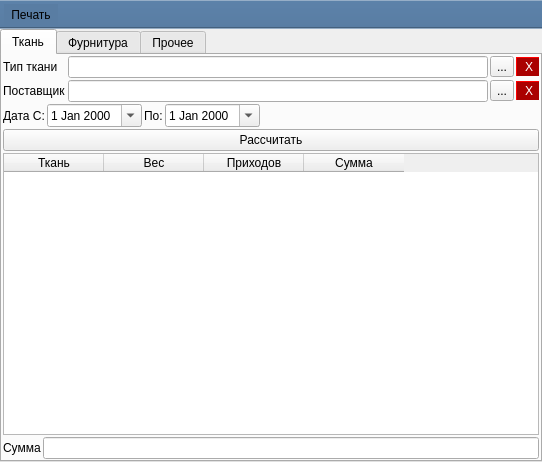
<?xml version="1.0" encoding="UTF-8"?>
<ui version="4.0">
 <class>MainWindow</class>
 <widget class="QMainWindow" name="MainWindow">
  <property name="geometry">
   <rect>
    <x>0</x>
    <y>0</y>
    <width>542</width>
    <height>462</height>
   </rect>
  </property>
  <property name="windowTitle">
   <string>Отчет по приходам</string>
  </property>
  <property name="styleSheet">
   <string notr="true">background: linear-gradient(to top, #fefcea, #f1da36);</string>
  </property>
  <widget class="QWidget" name="centralwidget">
   <layout class="QGridLayout" name="gridLayout">
    <property name="leftMargin">
     <number>0</number>
    </property>
    <property name="topMargin">
     <number>0</number>
    </property>
    <property name="rightMargin">
     <number>0</number>
    </property>
    <property name="bottomMargin">
     <number>0</number>
    </property>
    <property name="spacing">
     <number>0</number>
    </property>
    <item row="0" column="0">
     <widget class="QTabWidget" name="tabWidget">
      <property name="currentIndex">
       <number>0</number>
      </property>
      <widget class="QWidget" name="tab">
       <attribute name="title">
        <string>Ткань</string>
       </attribute>
       <layout class="QGridLayout" name="gridLayout_3">
        <property name="leftMargin">
         <number>1</number>
        </property>
        <property name="topMargin">
         <number>1</number>
        </property>
        <property name="rightMargin">
         <number>1</number>
        </property>
        <property name="bottomMargin">
         <number>1</number>
        </property>
        <property name="spacing">
         <number>2</number>
        </property>
        <item row="0" column="0">
         <layout class="QGridLayout" name="gridLayout_2">
          <item row="1" column="1">
           <layout class="QHBoxLayout" name="horizontalLayout_2">
            <item>
             <widget class="QLineEdit" name="le_material_provider">
              <property name="readOnly">
               <bool>true</bool>
              </property>
             </widget>
            </item>
            <item>
             <widget class="QToolButton" name="toolButton_2">
              <property name="text">
               <string>...</string>
              </property>
             </widget>
            </item>
            <item>
             <widget class="QToolButton" name="toolButton_11">
              <property name="styleSheet">
               <string notr="true">background-color: rgb(170, 0, 0);
color: rgb(255, 255, 255);
border-style: outset;
border-width: 1px;
border-color: rgb(170, 0, 0);
</string>
              </property>
              <property name="text">
               <string> X</string>
              </property>
             </widget>
            </item>
           </layout>
          </item>
          <item row="0" column="0">
           <widget class="QLabel" name="label">
            <property name="text">
             <string>Тип ткани</string>
            </property>
           </widget>
          </item>
          <item row="2" column="0" colspan="2">
           <layout class="QHBoxLayout" name="horizontalLayout_3">
            <item>
             <widget class="QLabel" name="label_3">
              <property name="text">
               <string>Дата С:</string>
              </property>
             </widget>
            </item>
            <item>
             <widget class="QDateEdit" name="de_material_from">
              <property name="calendarPopup">
               <bool>true</bool>
              </property>
             </widget>
            </item>
            <item>
             <widget class="QLabel" name="label_4">
              <property name="text">
               <string>По:</string>
              </property>
             </widget>
            </item>
            <item>
             <widget class="QDateEdit" name="de_material_to">
              <property name="calendarPopup">
               <bool>true</bool>
              </property>
             </widget>
            </item>
            <item>
             <spacer name="horizontalSpacer">
              <property name="orientation">
               <enum>Qt::Horizontal</enum>
              </property>
              <property name="sizeHint" stdset="0">
               <size>
                <width>40</width>
                <height>20</height>
               </size>
              </property>
             </spacer>
            </item>
           </layout>
          </item>
          <item row="0" column="1">
           <layout class="QHBoxLayout" name="horizontalLayout">
            <item>
             <widget class="QLineEdit" name="le_material_type">
              <property name="readOnly">
               <bool>true</bool>
              </property>
             </widget>
            </item>
            <item>
             <widget class="QToolButton" name="toolButton">
              <property name="text">
               <string>...</string>
              </property>
             </widget>
            </item>
            <item>
             <widget class="QToolButton" name="toolButton_10">
              <property name="styleSheet">
               <string notr="true">background-color: rgb(170, 0, 0);
color: rgb(255, 255, 255);
border-style: outset;
border-width: 1px;
border-color: rgb(170, 0, 0);
</string>
              </property>
              <property name="text">
               <string> X</string>
              </property>
             </widget>
            </item>
           </layout>
          </item>
          <item row="1" column="0">
           <widget class="QLabel" name="label_2">
            <property name="text">
             <string>Поставщик</string>
            </property>
           </widget>
          </item>
          <item row="3" column="0" colspan="2">
           <widget class="QPushButton" name="pushButton">
            <property name="text">
             <string>Рассчитать</string>
            </property>
           </widget>
          </item>
         </layout>
        </item>
        <item row="4" column="0">
         <layout class="QHBoxLayout" name="horizontalLayout_8">
          <item>
           <widget class="QLabel" name="label_9">
            <property name="text">
             <string>Сумма</string>
            </property>
           </widget>
          </item>
          <item>
           <widget class="QLineEdit" name="le_material_sum">
            <property name="readOnly">
             <bool>true</bool>
            </property>
           </widget>
          </item>
         </layout>
        </item>
        <item row="3" column="0">
         <widget class="QTableWidget" name="tw_material">
          <property name="editTriggers">
           <set>QAbstractItemView::NoEditTriggers</set>
          </property>
          <property name="selectionBehavior">
           <enum>QAbstractItemView::SelectRows</enum>
          </property>
          <property name="sortingEnabled">
           <bool>true</bool>
          </property>
          <attribute name="verticalHeaderVisible">
           <bool>false</bool>
          </attribute>
          <attribute name="verticalHeaderDefaultSectionSize">
           <number>20</number>
          </attribute>
          <attribute name="verticalHeaderMinimumSectionSize">
           <number>18</number>
          </attribute>
          <column>
           <property name="text">
            <string>Ткань</string>
           </property>
          </column>
          <column>
           <property name="text">
            <string>Вес</string>
           </property>
          </column>
          <column>
           <property name="text">
            <string>Приходов</string>
           </property>
          </column>
          <column>
           <property name="text">
            <string>Сумма</string>
           </property>
          </column>
         </widget>
        </item>
       </layout>
      </widget>
      <widget class="QWidget" name="tab_2">
       <attribute name="title">
        <string>Фурнитура</string>
       </attribute>
       <layout class="QGridLayout" name="gridLayout_5">
        <property name="leftMargin">
         <number>1</number>
        </property>
        <property name="topMargin">
         <number>1</number>
        </property>
        <property name="rightMargin">
         <number>1</number>
        </property>
        <property name="bottomMargin">
         <number>1</number>
        </property>
        <property name="spacing">
         <number>2</number>
        </property>
        <item row="1" column="0">
         <widget class="QTableWidget" name="tw_accessories">
          <property name="editTriggers">
           <set>QAbstractItemView::NoEditTriggers</set>
          </property>
          <property name="selectionBehavior">
           <enum>QAbstractItemView::SelectRows</enum>
          </property>
          <property name="sortingEnabled">
           <bool>true</bool>
          </property>
          <attribute name="verticalHeaderVisible">
           <bool>false</bool>
          </attribute>
          <attribute name="verticalHeaderDefaultSectionSize">
           <number>20</number>
          </attribute>
          <attribute name="verticalHeaderMinimumSectionSize">
           <number>18</number>
          </attribute>
          <column>
           <property name="text">
            <string>Фурнитура</string>
           </property>
          </column>
          <column>
           <property name="text">
            <string>Кол-во</string>
           </property>
          </column>
          <column>
           <property name="text">
            <string>Приходов</string>
           </property>
          </column>
          <column>
           <property name="text">
            <string>Сумма</string>
           </property>
          </column>
         </widget>
        </item>
        <item row="0" column="0">
         <layout class="QGridLayout" name="gridLayout_4">
          <item row="0" column="0">
           <widget class="QLabel" name="label_5">
            <property name="text">
             <string>Тип фурнитуры</string>
            </property>
           </widget>
          </item>
          <item row="1" column="0">
           <widget class="QLabel" name="label_6">
            <property name="text">
             <string>Поставщик</string>
            </property>
           </widget>
          </item>
          <item row="1" column="1">
           <layout class="QHBoxLayout" name="horizontalLayout_4">
            <item>
             <widget class="QLineEdit" name="le_accessories_provider">
              <property name="readOnly">
               <bool>true</bool>
              </property>
             </widget>
            </item>
            <item>
             <widget class="QToolButton" name="toolButton_3">
              <property name="text">
               <string>...</string>
              </property>
             </widget>
            </item>
            <item>
             <widget class="QToolButton" name="toolButton_12">
              <property name="styleSheet">
               <string notr="true">background-color: rgb(170, 0, 0);
color: rgb(255, 255, 255);
border-style: outset;
border-width: 1px;
border-color: rgb(170, 0, 0);
</string>
              </property>
              <property name="text">
               <string> X</string>
              </property>
             </widget>
            </item>
           </layout>
          </item>
          <item row="0" column="1">
           <layout class="QHBoxLayout" name="horizontalLayout_5">
            <item>
             <widget class="QLineEdit" name="le_accessories_type">
              <property name="dragEnabled">
               <bool>false</bool>
              </property>
              <property name="readOnly">
               <bool>true</bool>
              </property>
             </widget>
            </item>
            <item>
             <widget class="QToolButton" name="toolButton_4">
              <property name="text">
               <string>...</string>
              </property>
             </widget>
            </item>
            <item>
             <widget class="QToolButton" name="toolButton_13">
              <property name="styleSheet">
               <string notr="true">background-color: rgb(170, 0, 0);
color: rgb(255, 255, 255);
border-style: outset;
border-width: 1px;
border-color: rgb(170, 0, 0);
</string>
              </property>
              <property name="text">
               <string> X</string>
              </property>
             </widget>
            </item>
           </layout>
          </item>
          <item row="2" column="0" colspan="2">
           <layout class="QHBoxLayout" name="horizontalLayout_6">
            <item>
             <widget class="QLabel" name="label_7">
              <property name="text">
               <string>Дата С:</string>
              </property>
             </widget>
            </item>
            <item>
             <widget class="QDateEdit" name="de_accessories_from">
              <property name="calendarPopup">
               <bool>true</bool>
              </property>
             </widget>
            </item>
            <item>
             <widget class="QLabel" name="label_8">
              <property name="text">
               <string>По:</string>
              </property>
             </widget>
            </item>
            <item>
             <widget class="QDateEdit" name="de_accessories_to">
              <property name="calendarPopup">
               <bool>true</bool>
              </property>
             </widget>
            </item>
            <item>
             <spacer name="horizontalSpacer_2">
              <property name="orientation">
               <enum>Qt::Horizontal</enum>
              </property>
              <property name="sizeHint" stdset="0">
               <size>
                <width>40</width>
                <height>20</height>
               </size>
              </property>
             </spacer>
            </item>
           </layout>
          </item>
          <item row="3" column="0" colspan="2">
           <widget class="QPushButton" name="pushButton_2">
            <property name="text">
             <string>Рассчитать</string>
            </property>
           </widget>
          </item>
         </layout>
        </item>
        <item row="2" column="0">
         <layout class="QHBoxLayout" name="horizontalLayout_10">
          <item>
           <widget class="QLabel" name="label_13">
            <property name="text">
             <string>Сумма</string>
            </property>
           </widget>
          </item>
          <item>
           <widget class="QLineEdit" name="le_accessories_sum">
            <property name="readOnly">
             <bool>true</bool>
            </property>
           </widget>
          </item>
         </layout>
        </item>
       </layout>
      </widget>
      <widget class="QWidget" name="tab_3">
       <attribute name="title">
        <string>Прочее</string>
       </attribute>
       <layout class="QGridLayout" name="gridLayout_7">
        <property name="leftMargin">
         <number>1</number>
        </property>
        <property name="topMargin">
         <number>1</number>
        </property>
        <property name="rightMargin">
         <number>1</number>
        </property>
        <property name="bottomMargin">
         <number>1</number>
        </property>
        <property name="spacing">
         <number>2</number>
        </property>
        <item row="0" column="0">
         <layout class="QGridLayout" name="gridLayout_6">
          <item row="1" column="0" colspan="2">
           <layout class="QHBoxLayout" name="horizontalLayout_9">
            <item>
             <widget class="QLabel" name="label_11">
              <property name="text">
               <string>Дата С:</string>
              </property>
             </widget>
            </item>
            <item>
             <widget class="QDateEdit" name="de_comparing_from">
              <property name="calendarPopup">
               <bool>true</bool>
              </property>
             </widget>
            </item>
            <item>
             <widget class="QLabel" name="label_12">
              <property name="text">
               <string>По:</string>
              </property>
             </widget>
            </item>
            <item>
             <widget class="QDateEdit" name="de_comparing_to">
              <property name="calendarPopup">
               <bool>true</bool>
              </property>
             </widget>
            </item>
            <item>
             <spacer name="horizontalSpacer_3">
              <property name="orientation">
               <enum>Qt::Horizontal</enum>
              </property>
              <property name="sizeHint" stdset="0">
               <size>
                <width>40</width>
                <height>20</height>
               </size>
              </property>
             </spacer>
            </item>
            <item>
             <widget class="QLabel" name="label_15">
              <property name="text">
               <string>Затраты на :</string>
              </property>
             </widget>
            </item>
            <item>
             <widget class="QCheckBox" name="cb_material_on">
              <property name="text">
               <string>Ткань</string>
              </property>
             </widget>
            </item>
            <item>
             <widget class="QCheckBox" name="cb_accessories_on">
              <property name="text">
               <string>Фурнитуру</string>
              </property>
             </widget>
            </item>
           </layout>
          </item>
          <item row="0" column="1">
           <layout class="QHBoxLayout" name="horizontalLayout_7">
            <item>
             <widget class="QLineEdit" name="le_comparing_type">
              <property name="readOnly">
               <bool>true</bool>
              </property>
             </widget>
            </item>
            <item>
             <widget class="QToolButton" name="toolButton_5">
              <property name="text">
               <string>...</string>
              </property>
             </widget>
            </item>
            <item>
             <widget class="QToolButton" name="toolButton_14">
              <property name="styleSheet">
               <string notr="true">background-color: rgb(170, 0, 0);
color: rgb(255, 255, 255);
border-style: outset;
border-width: 1px;
border-color: rgb(170, 0, 0);
</string>
              </property>
              <property name="text">
               <string> X</string>
              </property>
             </widget>
            </item>
           </layout>
          </item>
          <item row="0" column="0">
           <widget class="QLabel" name="label_10">
            <property name="text">
             <string>Тип затрат</string>
            </property>
           </widget>
          </item>
          <item row="2" column="0" colspan="2">
           <widget class="QPushButton" name="pushButton_3">
            <property name="text">
             <string>Рассчитать</string>
            </property>
           </widget>
          </item>
         </layout>
        </item>
        <item row="1" column="0">
         <widget class="QTableWidget" name="tw_comparing">
          <property name="editTriggers">
           <set>QAbstractItemView::NoEditTriggers</set>
          </property>
          <property name="selectionBehavior">
           <enum>QAbstractItemView::SelectRows</enum>
          </property>
          <property name="sortingEnabled">
           <bool>true</bool>
          </property>
          <attribute name="verticalHeaderVisible">
           <bool>false</bool>
          </attribute>
          <attribute name="verticalHeaderDefaultSectionSize">
           <number>20</number>
          </attribute>
          <attribute name="verticalHeaderMinimumSectionSize">
           <number>18</number>
          </attribute>
          <column>
           <property name="text">
            <string>Затрата</string>
           </property>
          </column>
          <column>
           <property name="text">
            <string>Кол-во</string>
           </property>
          </column>
          <column>
           <property name="text">
            <string>Приходов</string>
           </property>
          </column>
          <column>
           <property name="text">
            <string>Сумма</string>
           </property>
          </column>
         </widget>
        </item>
        <item row="2" column="0">
         <layout class="QHBoxLayout" name="horizontalLayout_11">
          <item>
           <widget class="QLabel" name="label_14">
            <property name="text">
             <string>Сумма</string>
            </property>
           </widget>
          </item>
          <item>
           <widget class="QLineEdit" name="le_comparing_sum">
            <property name="readOnly">
             <bool>true</bool>
            </property>
           </widget>
          </item>
         </layout>
        </item>
       </layout>
      </widget>
     </widget>
    </item>
   </layout>
  </widget>
  <widget class="QToolBar" name="toolBar">
   <property name="windowTitle">
    <string>toolBar</string>
   </property>
   <property name="styleSheet">
    <string notr="true">background-color: rgb(89, 125, 163);</string>
   </property>
   <property name="movable">
    <bool>false</bool>
   </property>
   <attribute name="toolBarArea">
    <enum>TopToolBarArea</enum>
   </attribute>
   <attribute name="toolBarBreak">
    <bool>false</bool>
   </attribute>
   <addaction name="pb_print"/>
  </widget>
  <action name="pb_print">
   <property name="text">
    <string>Печать</string>
   </property>
  </action>
 </widget>
 <resources/>
 <connections>
  <connection>
   <sender>toolButton_10</sender>
   <signal>clicked()</signal>
   <receiver>le_material_type</receiver>
   <slot>clear()</slot>
   <hints>
    <hint type="sourcelabel">
     <x>525</x>
     <y>53</y>
    </hint>
    <hint type="destinationlabel">
     <x>402</x>
     <y>62</y>
    </hint>
   </hints>
  </connection>
  <connection>
   <sender>toolButton_11</sender>
   <signal>clicked()</signal>
   <receiver>le_material_provider</receiver>
   <slot>clear()</slot>
   <hints>
    <hint type="sourcelabel">
     <x>515</x>
     <y>86</y>
    </hint>
    <hint type="destinationlabel">
     <x>419</x>
     <y>88</y>
    </hint>
   </hints>
  </connection>
  <connection>
   <sender>toolButton_13</sender>
   <signal>clicked()</signal>
   <receiver>le_accessories_type</receiver>
   <slot>clear()</slot>
   <hints>
    <hint type="sourcelabel">
     <x>522</x>
     <y>54</y>
    </hint>
    <hint type="destinationlabel">
     <x>423</x>
     <y>56</y>
    </hint>
   </hints>
  </connection>
  <connection>
   <sender>toolButton_12</sender>
   <signal>clicked()</signal>
   <receiver>le_accessories_provider</receiver>
   <slot>clear()</slot>
   <hints>
    <hint type="sourcelabel">
     <x>521</x>
     <y>83</y>
    </hint>
    <hint type="destinationlabel">
     <x>427</x>
     <y>84</y>
    </hint>
   </hints>
  </connection>
  <connection>
   <sender>toolButton_14</sender>
   <signal>clicked()</signal>
   <receiver>le_comparing_type</receiver>
   <slot>clear()</slot>
   <hints>
    <hint type="sourcelabel">
     <x>525</x>
     <y>55</y>
    </hint>
    <hint type="destinationlabel">
     <x>420</x>
     <y>58</y>
    </hint>
   </hints>
  </connection>
  <connection>
   <sender>toolButton</sender>
   <signal>clicked()</signal>
   <receiver>MainWindow</receiver>
   <slot>ui_view_material_name()</slot>
   <hints>
    <hint type="sourcelabel">
     <x>485</x>
     <y>50</y>
    </hint>
    <hint type="destinationlabel">
     <x>448</x>
     <y>0</y>
    </hint>
   </hints>
  </connection>
  <connection>
   <sender>toolButton_2</sender>
   <signal>clicked()</signal>
   <receiver>MainWindow</receiver>
   <slot>ui_view_provider_material()</slot>
   <hints>
    <hint type="sourcelabel">
     <x>485</x>
     <y>82</y>
    </hint>
    <hint type="destinationlabel">
     <x>424</x>
     <y>0</y>
    </hint>
   </hints>
  </connection>
  <connection>
   <sender>pushButton</sender>
   <signal>clicked()</signal>
   <receiver>MainWindow</receiver>
   <slot>ui_calc_material_supply()</slot>
   <hints>
    <hint type="sourcelabel">
     <x>59</x>
     <y>143</y>
    </hint>
    <hint type="destinationlabel">
     <x>0</x>
     <y>141</y>
    </hint>
   </hints>
  </connection>
  <connection>
   <sender>toolButton_4</sender>
   <signal>clicked()</signal>
   <receiver>MainWindow</receiver>
   <slot>ui_view_accessories_name()</slot>
   <hints>
    <hint type="sourcelabel">
     <x>497</x>
     <y>52</y>
    </hint>
    <hint type="destinationlabel">
     <x>488</x>
     <y>-39</y>
    </hint>
   </hints>
  </connection>
  <connection>
   <sender>toolButton_3</sender>
   <signal>clicked()</signal>
   <receiver>MainWindow</receiver>
   <slot>ui_view_provider_accessories()</slot>
   <hints>
    <hint type="sourcelabel">
     <x>493</x>
     <y>83</y>
    </hint>
    <hint type="destinationlabel">
     <x>453</x>
     <y>-59</y>
    </hint>
   </hints>
  </connection>
  <connection>
   <sender>pushButton_2</sender>
   <signal>clicked()</signal>
   <receiver>MainWindow</receiver>
   <slot>ui_calc_accessories_supply()</slot>
   <hints>
    <hint type="sourcelabel">
     <x>485</x>
     <y>141</y>
    </hint>
    <hint type="destinationlabel">
     <x>604</x>
     <y>133</y>
    </hint>
   </hints>
  </connection>
  <connection>
   <sender>toolButton_5</sender>
   <signal>clicked()</signal>
   <receiver>MainWindow</receiver>
   <slot>ui_view_comparing_name()</slot>
   <hints>
    <hint type="sourcelabel">
     <x>498</x>
     <y>56</y>
    </hint>
    <hint type="destinationlabel">
     <x>496</x>
     <y>-72</y>
    </hint>
   </hints>
  </connection>
  <connection>
   <sender>pushButton_3</sender>
   <signal>clicked()</signal>
   <receiver>MainWindow</receiver>
   <slot>ui_calc_comparing_supply()</slot>
   <hints>
    <hint type="sourcelabel">
     <x>48</x>
     <y>112</y>
    </hint>
    <hint type="destinationlabel">
     <x>-86</x>
     <y>117</y>
    </hint>
   </hints>
  </connection>
  <connection>
   <sender>pb_print</sender>
   <signal>triggered()</signal>
   <receiver>MainWindow</receiver>
   <slot>ui_print_report()</slot>
   <hints>
    <hint type="sourcelabel">
     <x>-1</x>
     <y>-1</y>
    </hint>
    <hint type="destinationlabel">
     <x>270</x>
     <y>225</y>
    </hint>
   </hints>
  </connection>
 </connections>
 <slots>
  <slot>ui_view_material_name()</slot>
  <slot>ui_view_provider_material()</slot>
  <slot>ui_calc_material_supply()</slot>
  <slot>ui_view_accessories_name()</slot>
  <slot>ui_view_provider_accessories()</slot>
  <slot>ui_calc_accessories_supply()</slot>
  <slot>ui_view_comparing_name()</slot>
  <slot>ui_calc_comparing_supply()</slot>
  <slot>ui_print_report()</slot>
 </slots>
</ui>
